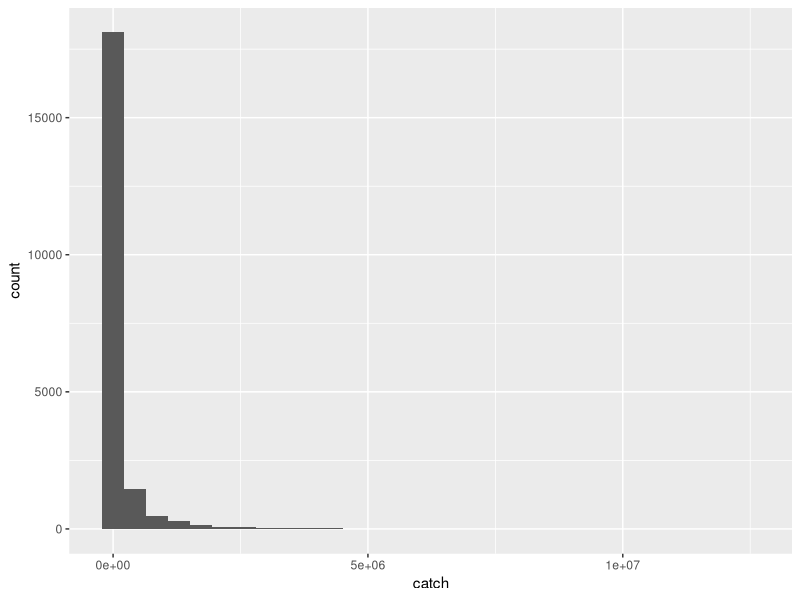
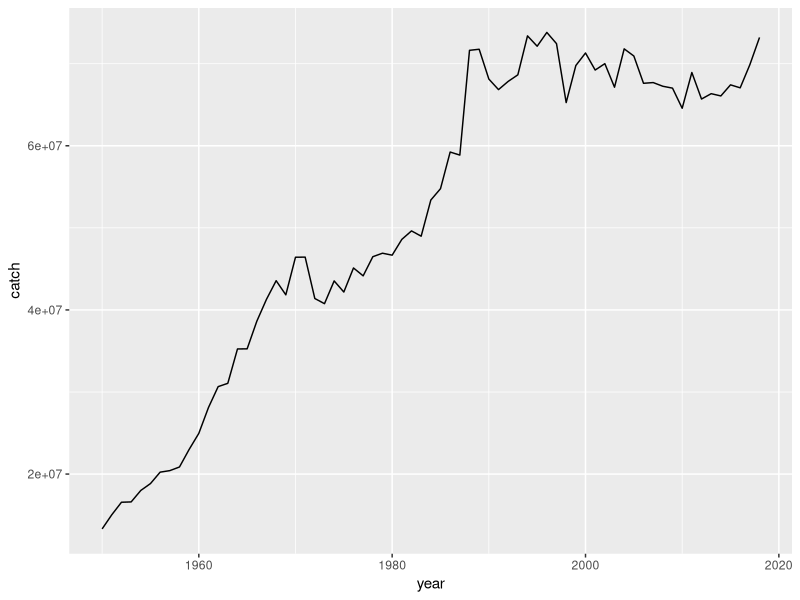
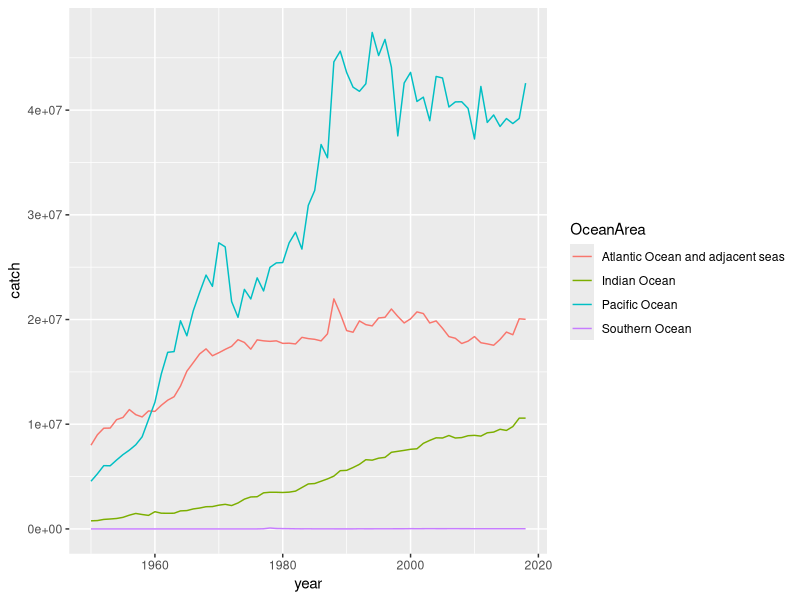
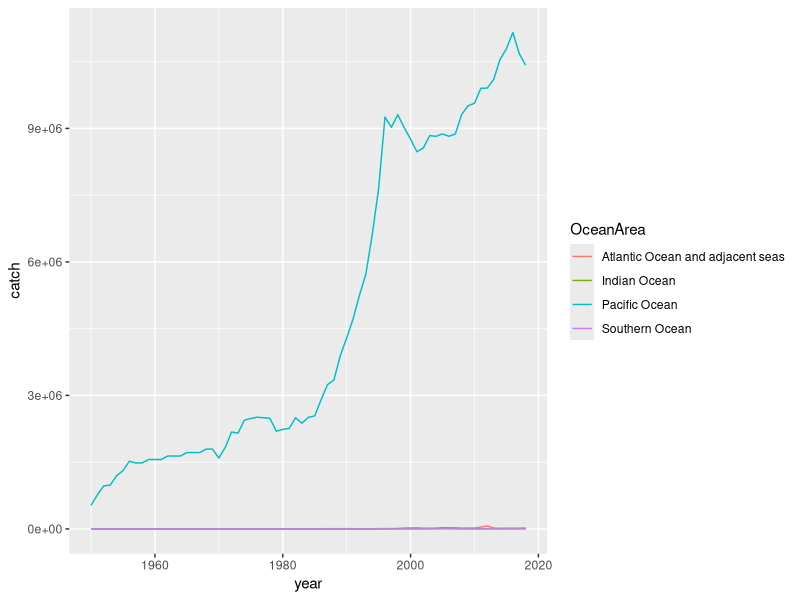
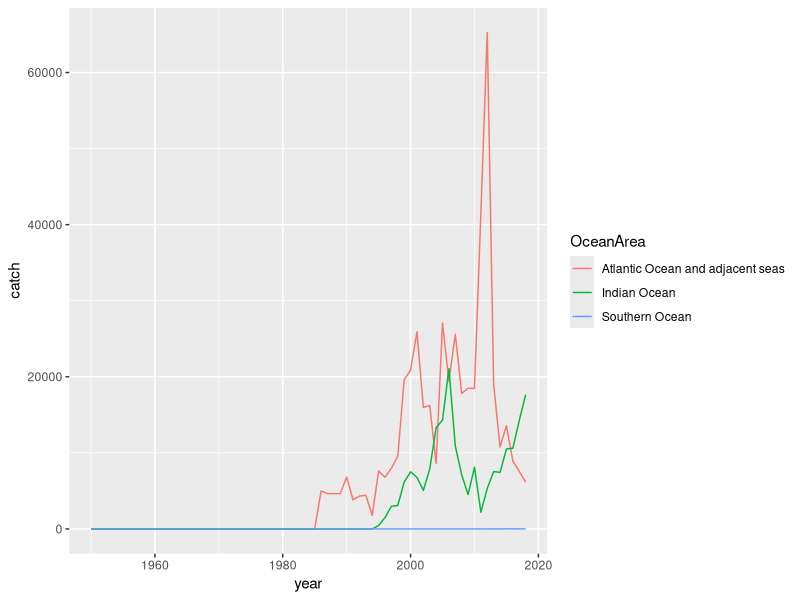

The R script that drew these images, in order:
## ---- chunk 1

knitr::opts_chunk$set(echo = TRUE)

library(dplyr)
library(ggplot2)
## ---- chunk 2
fishcatch <- read.csv("Data/FAO_Fishingdata_2021_long.csv")
## ---- chunk 3
fishcatch$LandArea = factor(fishcatch$LandArea)
fishcatch$OceanArea = factor(fishcatch$OceanArea)
fishcatch$Species = factor(fishcatch$Species)
## ---- chunk 4
summary(fishcatch$LandArea)
summary(fishcatch$OceanArea)
summary(fishcatch$Species)
## ---- chunk 5
summary(fishcatch$year)
summary(fishcatch$catch)
## ---- chunk 6
fishcatch %>% 
  ggplot(aes(x=catch)) + geom_histogram()
## ---- chunk 7
fishcatch %>% 
  group_by(year) %>% 
  summarise(catch = sum(catch))
## ---- chunk 8
fishcatch %>% 
  group_by(year) %>% 
  summarise(catch = sum(catch)) %>% 
  ggplot(aes(x=year, y = catch)) +
  geom_line()
## ---- chunk 9
fishcatch %>% 
  filter(year %in% c(1950, 2018)) %>% 
  group_by(year, OceanArea) %>% 
  summarise(catch = sum (catch))
## ---- chunk 10
fishcatch %>% 
  group_by(year, OceanArea) %>%
  #filter(OceanArea == "Pacific Ocean") %>% 
  summarise(catch = sum(catch)) %>% 
  ggplot(aes(x=year, y = catch, color=OceanArea)) +
  geom_line()
## ---- chunk 11
fishcatch %>% 
  filter(year %in% c(1950, 2018)) %>% 
  group_by(year, LandArea) %>% 
  summarise(catch = sum(catch)) %>% 
  arrange(desc(catch)) %>% 
  slice_head(n=10)
## ---- chunk 12
fishcatch %>% 
  filter(LandArea == "China") %>% 
  ggplot(aes(x=year, y=catch, color = OceanArea)) +
     geom_line()
## ---- chunk 13
fishcatch %>% 
  filter(LandArea == "China",
         OceanArea != "Pacific Ocean") %>% 
  ggplot(aes(x=year, y=catch, color = OceanArea)) +
     geom_line()
